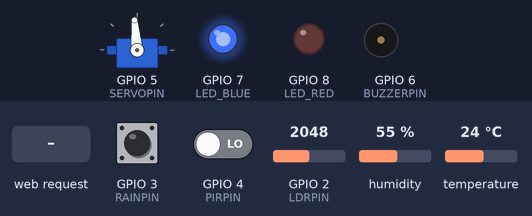
Simulated run of this sketch. Board: Seeed XIAO ESP32-S3. Shown: servo, output pins drawn as LEDs (lit = HIGH), buzzer (waves = sounding, pin HIGH). The test bench sets the inputs (shaded band); at power-on: GPIO 4 (PIRPIN) LOW, GPIO 2 (LDRPIN) = 2048, GPIO 3 (RAINPIN) HIGH, humidity 55 %, temperature 24 °C. WiFi joins after 1.5 s; servers stay silent unless stated; the camera gives no picture; what the sketch prints to the serial monitor is not drawn.

Above: at 7.0 s.
7.1 s: GPIO 4 (PIRPIN) driven HIGH
At 8.3 s:
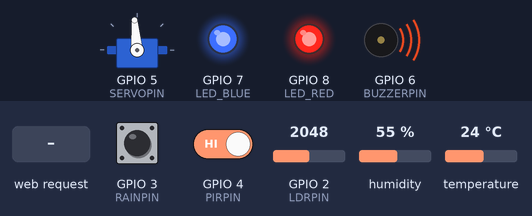
8.6 s: HTTP request GET /api/speed?dir=1&state=1&value=1 received
At 9.6 s:
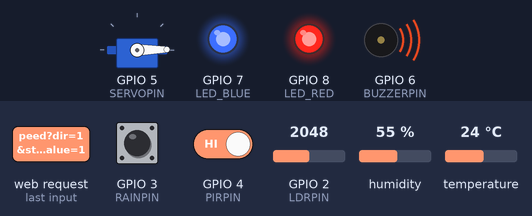
10.1 s: HTTP request GET /api/manual?dir=left received
At 10.8 s:
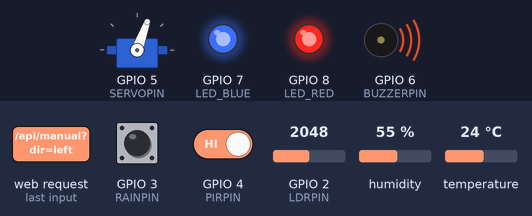
11.6 s: HTTP request GET /api/manual?dir=right received
At 12.0 s:
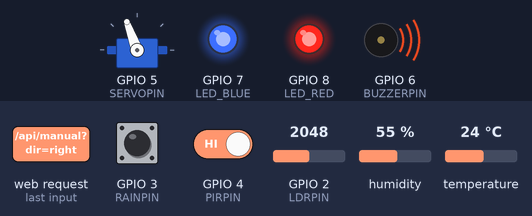
13.1 s: GPIO 4 (PIRPIN) driven LOW
At 14.3 s:
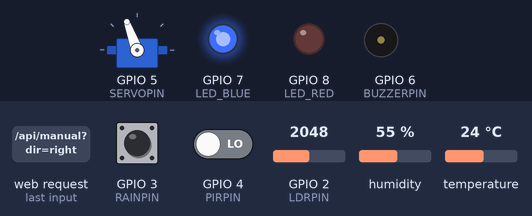
14.6 s: HTTP request GET /api/auto_pan?dir=1&state=1&value=1 received
At 15.2 s:
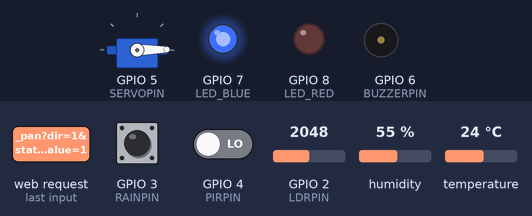
Timing chart, 0 to 17.1 s (numbered marks = the images above; inputs shaded):
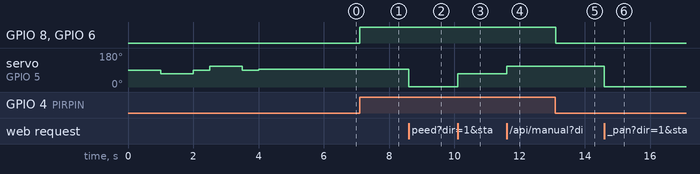

Measured:
- after the input at 7.1 s, GPIO 8 (LED_RED), GPIO 6 (BUZZERPIN): LOW → HIGH at once
- after the input at 8.6 s, servo on GPIO 5 (SERVOPIN): 95° → 1° at once
- after the input at 10.1 s, servo on GPIO 5 (SERVOPIN): 1° → 70° at once
- after the input at 11.6 s, servo on GPIO 5 (SERVOPIN): 70° → 110° at once
- after the input at 13.1 s, GPIO 8 (LED_RED), GPIO 6 (BUZZERPIN): HIGH → LOW at once
- after the input at 14.6 s, servo on GPIO 5 (SERVOPIN): 110° → 1° at once

The sketch:

Project_code.ino
```cpp
// ============================================================
// Farm Security System – XIAO ESP32-S3 Cam
// Fixed servo movement + responsive controls
// ============================================================

#include "esp_camera.h"
#include <esp_http_server.h>
#include <WiFi.h>
#include <WebServer.h>
#include <DHT.h>
#include <ESP32Servo.h>

// ==================== Wi-Fi Credentials ====================
const char* ssid = "sk";
const char* password = "12345678";

// ==================== Camera Pins (XIAO ESP32-S3 Sense) ====================
#define PWDN_GPIO_NUM     -1
#define RESET_GPIO_NUM    -1
#define XCLK_GPIO_NUM     10
#define SIOD_GPIO_NUM     40
#define SIOC_GPIO_NUM     39
#define Y9_GPIO_NUM       48
#define Y8_GPIO_NUM       11
#define Y7_GPIO_NUM       12
#define Y6_GPIO_NUM       14
#define Y5_GPIO_NUM       16
#define Y4_GPIO_NUM       18
#define Y3_GPIO_NUM       17
#define Y2_GPIO_NUM       15
#define VSYNC_GPIO_NUM    38
#define HREF_GPIO_NUM     47
#define PCLK_GPIO_NUM     13

// ==================== Corrected Peripheral Pins ====================
#define DHTPIN            1   // D0 (GPIO1)
#define DHTTYPE           DHT11
#define LDRPIN            2   // D1 (GPIO2)
#define RAINPIN           3   // D2 (GPIO3) – LOW = rain
#define PIRPIN            4   // D3 (GPIO4)
#define SERVOPIN          5   // D4 (GPIO5)
#define BUZZERPIN         6   // D5 (GPIO6)
#define LED_BLUE          7   // D8 (GPIO7)
#define LED_RED           8   // D9 (GPIO8)

// ==================== Global Objects ====================
DHT dht(DHTPIN, DHTTYPE);
Servo servo;
WebServer server(80);

float temperature = 0, humidity = 0;
int lightValue = 0;
bool rainDetected = false;
bool motionDetected = false;
bool autoPanEnabled = true;
int servoPanSpeed = 95;   // 90=stop, >90 right, <90 left; start with 95 (slow right)

unsigned long lastMotionTime = 0;
unsigned long lastSensorRead = 0;

// ==================== Camera Initialization (Higher FPS) ====================
void initCamera() {
  camera_config_t config;
  config.ledc_channel = LEDC_CHANNEL_0;
  config.ledc_timer = LEDC_TIMER_0;
  config.pin_d0 = Y2_GPIO_NUM;
  config.pin_d1 = Y3_GPIO_NUM;
  config.pin_d2 = Y4_GPIO_NUM;
  config.pin_d3 = Y5_GPIO_NUM;
  config.pin_d4 = Y6_GPIO_NUM;
  config.pin_d5 = Y7_GPIO_NUM;
  config.pin_d6 = Y8_GPIO_NUM;
  config.pin_d7 = Y9_GPIO_NUM;
  config.pin_xclk = XCLK_GPIO_NUM;
  config.pin_pclk = PCLK_GPIO_NUM;
  config.pin_vsync = VSYNC_GPIO_NUM;
  config.pin_href = HREF_GPIO_NUM;
  config.pin_sscb_sda = SIOD_GPIO_NUM;
  config.pin_sscb_scl = SIOC_GPIO_NUM;
  config.pin_pwdn = PWDN_GPIO_NUM;
  config.pin_reset = RESET_GPIO_NUM;
  config.xclk_freq_hz = 20000000;
  config.pixel_format = PIXFORMAT_JPEG;
  config.frame_size = FRAMESIZE_HVGA;   // 480x320
  config.jpeg_quality = 10;
  config.fb_count = 2;

  esp_err_t err = esp_camera_init(&config);
  if (err != ESP_OK) {
    Serial.printf("Camera init failed with error 0x%x", err);
    return;
  }
  Serial.println("Camera OK (HVGA, quality=10)");
}

// ==================== Camera Stream Handler ====================
static esp_err_t stream_handler(httpd_req_t *req) {
  camera_fb_t *fb = NULL;
  esp_err_t res = ESP_OK;
  size_t _jpg_buf_len = 0;
  uint8_t *_jpg_buf = NULL;
  char part_buf[64];

  res = httpd_resp_set_type(req, "multipart/x-mixed-replace; boundary=frame");
  if (res != ESP_OK) return res;

  while (true) {
    fb = esp_camera_fb_get();
    if (!fb) {
      Serial.println("Camera capture failed");
      res = ESP_FAIL;
    } else {
      if (fb->format != PIXFORMAT_JPEG) {
        bool jpeg_converted = frame2jpg(fb, 80, &_jpg_buf, &_jpg_buf_len);
        esp_camera_fb_return(fb);
        fb = NULL;
        if (!jpeg_converted) {
          Serial.println("JPEG compression failed");
          res = ESP_FAIL;
        }
      } else {
        _jpg_buf_len = fb->len;
        _jpg_buf = fb->buf;
      }
    }

    if (res == ESP_OK) {
      size_t hlen = snprintf(part_buf, 64, "Content-Length: %u\r\n\r\n", _jpg_buf_len);
      if (httpd_resp_send_chunk(req, part_buf, hlen) == ESP_OK) {
        if (httpd_resp_send_chunk(req, (const char*)_jpg_buf, _jpg_buf_len) == ESP_OK) {
          if (httpd_resp_send_chunk(req, "--frame\r\n", 9) == ESP_OK) {
            res = ESP_OK;
          }
        }
      }
    }

    if (fb) esp_camera_fb_return(fb);
    if (_jpg_buf && fb == NULL) free(_jpg_buf);
    if (res != ESP_OK) break;
    delay(1);
  }
  return res;
}

void startCameraServer() {
  httpd_config_t config = HTTPD_DEFAULT_CONFIG();
  config.server_port = 81;
  httpd_handle_t stream_httpd = NULL;
  if (httpd_start(&stream_httpd, &config) == ESP_OK) {
    httpd_uri_t stream_uri = {
      .uri       = "/stream",
      .method    = HTTP_GET,
      .handler   = stream_handler,
      .user_ctx  = NULL
    };
    httpd_register_uri_handler(stream_httpd, &stream_uri);
    Serial.println("Camera server started on port 81");
  } else {
    Serial.println("Failed to start camera server");
  }
}

// ==================== Web Page (Modern UI with servo controls) ====================
String getHTML() {
  String html = R"rawliteral(
<!DOCTYPE html>
<html lang="en">
<head>
    <meta charset="UTF-8">
    <meta name="viewport" content="width=device-width, initial-scale=1, user-scalable=yes">
    <title>FarmGuard Pro</title>
    <style>
        * { margin: 0; padding: 0; box-sizing: border-box; }
        body {
            background: linear-gradient(145deg, #0a0f0e 0%, #1a2a22 100%);
            font-family: 'Inter', -apple-system, 'Segoe UI', Roboto, sans-serif;
            padding: 20px;
            min-height: 100vh;
            color: #eef4ff;
        }
        .container { max-width: 1400px; margin: 0 auto; }
        h1 {
            text-align: center;
            font-size: 2.2rem;
            background: linear-gradient(135deg, #d4f1f9, #a0e7b0);
            -webkit-background-clip: text;
            background-clip: text;
            color: transparent;
            margin-bottom: 20px;
        }
        .video-container {
            background: #000;
            border-radius: 28px;
            overflow: hidden;
            margin-bottom: 24px;
            box-shadow: 0 20px 35px -10px rgba(0,0,0,0.5);
            border: 1px solid rgba(80,160,100,0.3);
        }
        .video-container img { width: 100%; display: block; }
        .dashboard {
            display: grid;
            grid-template-columns: repeat(auto-fit, minmax(160px, 1fr));
            gap: 18px;
            margin-bottom: 28px;
        }
        .card {
            background: rgba(25, 35, 30, 0.75);
            backdrop-filter: blur(12px);
            border-radius: 28px;
            padding: 20px 12px;
            text-align: center;
            border: 1px solid rgba(80,160,100,0.3);
            transition: 0.2s;
        }
        .card:hover { transform: translateY(-4px); background: rgba(30,45,38,0.85); }
        .card h3 { font-size: 1rem; text-transform: uppercase; color: #b8f2c2; margin-bottom: 12px; }
        .card p { font-size: 2rem; font-weight: 700; color: white; }
        .motion-alert p { color: #ff8a7a; animation: pulse 0.8s infinite; }
        @keyframes pulse {
            0% { opacity: 1; text-shadow: 0 0 0 #ff4a2a; }
            50% { opacity: 0.85; text-shadow: 0 0 12px #ff4a2a; }
            100% { opacity: 1; text-shadow: 0 0 0 #ff4a2a; }
        }
        .controls {
            display: flex;
            flex-wrap: wrap;
            gap: 12px;
            justify-content: center;
            margin-bottom: 28px;
        }
        button {
            background: rgba(20,28,24,0.9);
            border: 1px solid rgba(100,200,120,0.5);
            padding: 12px 24px;
            border-radius: 60px;
            font-size: 0.95rem;
            font-weight: 600;
            color: #e0f0e4;
            cursor: pointer;
            transition: 0.2s;
        }
        button:hover { background: #2a5a3a; border-color: #8affaa; transform: scale(1.02); }
        button.primary { background: #2c6e3c; border-color: #a0ffb0; color: white; }
        button.warning { background: #9e3c2a; border-color: #ff9a7a; }
        .speed-slider {
            display: flex;
            align-items: center;
            gap: 15px;
            background: rgba(0,0,0,0.5);
            padding: 8px 20px;
            border-radius: 40px;
        }
        .speed-slider label { font-weight: bold; }
        input { width: 200px; cursor: pointer; }
        .log {
            background: rgba(0,0,0,0.6);
            backdrop-filter: blur(8px);
            border-radius: 24px;
            padding: 16px 20px;
            font-family: monospace;
            font-size: 0.85rem;
            max-height: 200px;
            overflow-y: auto;
            border: 1px solid rgba(100,200,120,0.3);
            color: #bbffcc;
        }
        .log p { margin: 6px 0; border-left: 2px solid #4caf50; padding-left: 12px; }
        @media (max-width: 680px) {
            .card p { font-size: 1.4rem; }
            button { padding: 8px 16px; font-size: 0.85rem; }
            h1 { font-size: 1.6rem; }
        }
        footer { text-align: center; margin-top: 30px; font-size: 0.75rem; opacity: 0.6; }
    </style>
</head>
<body>
<div class="container">
    <h1>🌾 FarmGuard | 360° Security</h1>
    <div class="video-container">
        <img id="stream" src="http://)rawliteral";
  html += WiFi.localIP().toString();
  html += R"rawliteral(:81/stream" alt="Live 360° View">
    </div>
    <div class="dashboard" id="sensors">
        <div class="card"><h3>🌡️ TEMP</h3><p id="temp">--</p></div>
        <div class="card"><h3>💧 HUMIDITY</h3><p id="hum">--</p></div>
        <div class="card"><h3>☀️ LIGHT</h3><p id="light">--</p></div>
        <div class="card"><h3>🌧️ RAIN</h3><p id="rain">--</p></div>
        <div class="card" id="motionCard"><h3>🚨 MOTION</h3><p id="motion">--</p></div>
    </div>
    <div class="controls">
        <button class="primary" onclick="manualControl('left')">◀ LEFT</button>
        <button class="primary" onclick="manualControl('right')">RIGHT ▶</button>
        <button class="primary" onclick="manualControl('stop')">⏹️ STOP</button>
        <button class="primary" id="autoPanBtn" onclick="toggleAutoPan()">🔄 AUTO PAN (ON)</button>
    </div>
    <div class="controls">
        <div class="speed-slider">
            <label>🐌 Pan Speed</label>
            <input type="range" id="speedSlider" min="0" max="180" value="95" step="1" oninput="updateSpeed(this.value)">
            <span id="speedValue">95</span>
        </div>
    </div>
    <div class="controls">
        <button onclick="setLED('blue',1)">🔵 BLUE ON</button>
        <button onclick="setLED('blue',0)">🔵 BLUE OFF</button>
        <button onclick="setLED('red',1)">🔴 RED ON</button>
        <button onclick="setLED('red',0)">🔴 RED OFF</button>
        <button class="warning" onclick="setBuzzer(1)">🔊 BUZZER ON</button>
        <button class="warning" onclick="setBuzzer(0)">🔇 BUZZER OFF</button>
    </div>
    <div class="log" id="log">
        <p>🟢 System online • Servo test completed</p>
    </div>
    <footer>FarmGuard Pro | Real‑time sensors | Responsive servo</footer>
</div>
<script>
    let lastMotion = false;
    let autoPanActive = true;
    let currentSpeed = 95;
    const autoPanBtn = document.getElementById('autoPanBtn');
    const speedSlider = document.getElementById('speedSlider');
    const speedValue = document.getElementById('speedValue');

    function fetchSensors() {
        fetch('/api/sensors')
            .then(r => r.json())
            .then(data => {
                document.getElementById('temp').innerHTML = data.temp + "°C";
                document.getElementById('hum').innerHTML = data.hum + "%";
                document.getElementById('light').innerHTML = data.light;
                document.getElementById('rain').innerHTML = data.rain ? "🌧 WET" : "☀️ DRY";
                const motionElem = document.getElementById('motion');
                const motionCard = document.getElementById('motionCard');
                if (data.motion) {
                    motionElem.innerHTML = "⚠️ DETECTED";
                    motionCard.classList.add('motion-alert');
                    if (!lastMotion) addLog("🚨 MOTION ALERT!");
                } else {
                    motionElem.innerHTML = "✅ CLEAR";
                    motionCard.classList.remove('motion-alert');
                }
                lastMotion = data.motion;
            })
            .catch(e => console.log(e));
    }

    function addLog(msg) {
        const logDiv = document.getElementById('log');
        const p = document.createElement('p');
        p.innerHTML = `⏱️ ${new Date().toLocaleTimeString()} &nbsp; ${msg}`;
        logDiv.appendChild(p);
        logDiv.scrollTop = logDiv.scrollHeight;
        while (logDiv.children.length > 35) logDiv.removeChild(logDiv.firstChild);
    }

    function manualControl(dir) {
        fetch('/api/manual?dir='+dir)
            .then(() => {
                if (dir !== 'stop') autoPanActive = false;
                autoPanBtn.innerHTML = autoPanActive ? "🔄 AUTO PAN (ON)" : "⏸️ AUTO PAN (OFF)";
                addLog(`Manual: ${dir}`);
            })
            .catch(e => console.log(e));
    }

    function toggleAutoPan() {
        fetch('/api/auto_pan?state=' + (autoPanActive ? 0 : 1))
            .then(() => {
                autoPanActive = !autoPanActive;
                autoPanBtn.innerHTML = autoPanActive ? "🔄 AUTO PAN (ON)" : "⏸️ AUTO PAN (OFF)";
                addLog(autoPanActive ? "Auto‑pan resumed" : "Auto‑pan stopped");
                if (autoPanActive) {
                    // Re-apply current speed
                    fetch('/api/speed?value=' + currentSpeed);
                }
            })
            .catch(e => console.log(e));
    }

    function updateSpeed(val) {
        currentSpeed = parseInt(val);
        speedValue.innerText = currentSpeed;
        fetch('/api/speed?value=' + currentSpeed)
            .then(() => addLog(`Pan speed set to ${currentSpeed}`))
            .catch(e => console.log(e));
    }

    function setLED(color, state) {
        fetch('/api/led?'+color+'='+state)
            .then(() => addLog(`LED ${color.toUpperCase()} ${state ? "ON" : "OFF"}`))
            .catch(e => console.log(e));
    }

    function setBuzzer(state) {
        fetch('/api/buzzer?state='+state)
            .then(() => addLog(`Buzzer ${state ? "activated" : "silenced"}`))
            .catch(e => console.log(e));
    }

    setInterval(fetchSensors, 2000);
    fetchSensors();
    const streamImg = document.getElementById('stream');
    streamImg.onerror = () => addLog("⚠️ Camera stream lost");
    streamImg.onload = () => addLog("📷 Camera stream stable");
</script>
</body>
</html>
)rawliteral";
  return html;
}

// ==================== API Endpoints ====================
void setupAPI() {
  server.on("/api/sensors", HTTP_GET, []() {
    String json = "{\"temp\":" + String(temperature) + ",\"hum\":" + String(humidity) +
                  ",\"light\":" + String(lightValue) + ",\"rain\":" + String(rainDetected ? 1 : 0) +
                  ",\"motion\":" + String(motionDetected ? 1 : 0) + "}";
    server.send(200, "application/json", json);
  });

  // Manual control
  server.on("/api/manual", HTTP_GET, []() {
    if (server.hasArg("dir")) {
      String dir = server.arg("dir");
      if (dir == "left") {
        servo.write(70);    // faster left
        autoPanEnabled = false;
      } else if (dir == "right") {
        servo.write(110);   // faster right
        autoPanEnabled = false;
      } else if (dir == "stop") {
        servo.write(90);
        autoPanEnabled = false;
      }
    }
    server.send(200, "text/plain", "OK");
  });

  // Auto-pan toggle
  server.on("/api/auto_pan", HTTP_GET, []() {
    if (server.hasArg("state")) {
      int state = server.arg("state").toInt();
      if (state == 1) {
        servo.write(servoPanSpeed);
        autoPanEnabled = true;
      } else {
        servo.write(90);
        autoPanEnabled = false;
      }
    }
    server.send(200, "text/plain", "OK");
  });

  // Set pan speed (for auto-pan)
  server.on("/api/speed", HTTP_GET, []() {
    if (server.hasArg("value")) {
      servoPanSpeed = server.arg("value").toInt();
      if (autoPanEnabled) {
        servo.write(servoPanSpeed);
      }
    }
    server.send(200, "text/plain", "OK");
  });

  server.on("/api/led", HTTP_GET, []() {
    if (server.hasArg("blue")) digitalWrite(LED_BLUE, server.arg("blue").toInt());
    if (server.hasArg("red")) digitalWrite(LED_RED, server.arg("red").toInt());
    server.send(200, "text/plain", "OK");
  });

  server.on("/api/buzzer", HTTP_GET, []() {
    if (server.hasArg("state")) digitalWrite(BUZZERPIN, server.arg("state").toInt());
    server.send(200, "text/plain", "OK");
  });

  server.on("/", HTTP_GET, []() {
    server.send(200, "text/html", getHTML());
  });

  server.begin();
  Serial.println("API server started on port 80");
}

// ==================== Sensor Reading ====================
void readSensors() {
  temperature = dht.readTemperature();
  humidity = dht.readHumidity();
  lightValue = analogRead(LDRPIN);
  rainDetected = (digitalRead(RAINPIN) == LOW);
}

void checkMotion() {
  bool motionNow = digitalRead(PIRPIN);
  unsigned long now = millis();
  if (motionNow && !motionDetected) {
    motionDetected = true;
    lastMotionTime = now;
    digitalWrite(LED_RED, HIGH);
    digitalWrite(BUZZERPIN, HIGH);
  } else if (!motionNow && motionDetected && (now - lastMotionTime > 5000)) {
    motionDetected = false;
    digitalWrite(LED_RED, LOW);
    digitalWrite(BUZZERPIN, LOW);
  }
}

// ==================== Servo Test ====================
void testServo() {
  Serial.println("Testing servo: moving left...");
  servo.write(70);
  delay(1000);
  Serial.println("Stop");
  servo.write(90);
  delay(500);
  Serial.println("Moving right...");
  servo.write(110);
  delay(1000);
  Serial.println("Stop");
  servo.write(90);
  delay(500);
  Serial.println("Servo test complete. Starting auto-pan.");
}

// ==================== Setup ====================
void setup() {
  Serial.begin(115200);
  delay(1000);
  Serial.println("\nStarting FarmGuard Pro...");

  pinMode(DHTPIN, INPUT);
  pinMode(LDRPIN, INPUT);
  pinMode(RAINPIN, INPUT_PULLUP);
  pinMode(PIRPIN, INPUT);
  pinMode(BUZZERPIN, OUTPUT);
  pinMode(LED_BLUE, OUTPUT);
  pinMode(LED_RED, OUTPUT);
  digitalWrite(BUZZERPIN, LOW);
  digitalWrite(LED_BLUE, LOW);
  digitalWrite(LED_RED, LOW);

  servo.attach(SERVOPIN);
  servo.write(90);  // stop

  // Test servo to verify it's working
  testServo();

  // Start auto-pan with initial speed
  servo.write(servoPanSpeed);
  autoPanEnabled = true;

  dht.begin();
  initCamera();

  WiFi.begin(ssid, password);
  while (WiFi.status() != WL_CONNECTED) {
    delay(500);
    Serial.print(".");
  }
  Serial.println("\nWiFi connected");
  Serial.print("IP: ");
  Serial.println(WiFi.localIP());

  startCameraServer();
  setupAPI();

  digitalWrite(LED_BLUE, HIGH);
  Serial.println("System ready – open browser to http://" + WiFi.localIP().toString());
  Serial.println("Servo auto-pan active (speed adjustable via web)");
}

void loop() {
  unsigned long now = millis();
  if (now - lastSensorRead > 2000) {
    lastSensorRead = now;
    readSensors();
  }
  checkMotion();
  server.handleClient();
  delay(10);
}
```
